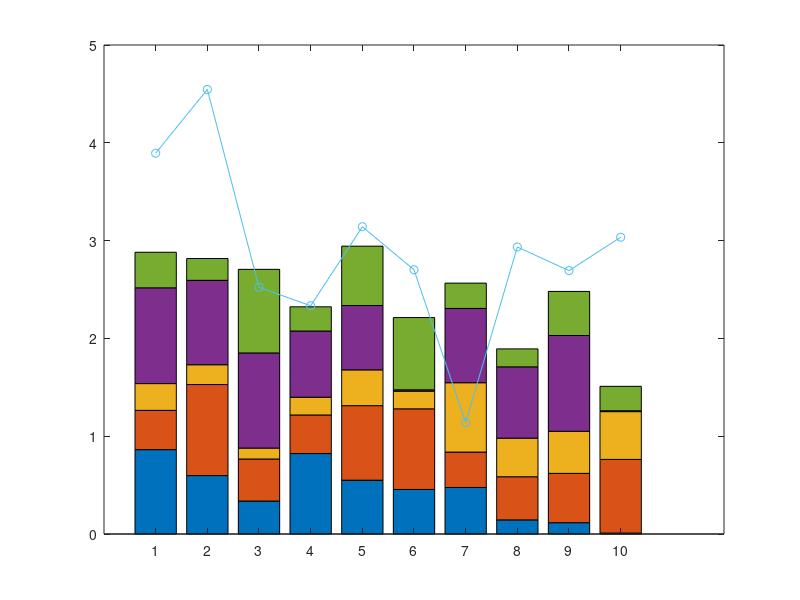

MATLAB code for this plot: (Note: this script raises an error after producing the figure.)
clc
b=[1;2;3;4;5;6;6];

%solve the following simultaneously
%x+y=1 and 2x-5y=9
A=[1 1; 2 -5];
B=[1;9];
%this will be solved using the left division operator
C=A\B;


%POLYNOMIALS
%Polynomials are functions that are built by simply adding together or
%subtracting some power functions. The coefficients of a polynomial are
%entered as a roww vector beginning with the highest power and including
%the ones that are close to zero

%Create a row vector for the following function: y = 2x4 + 3x3 + 5x2 + x + 10

p2=[2 3 5 1 0];

%Create a row vector for the following function: y = 3x4 + 4x2 − 5 

p1=[3 0 4 0 -5];

% The polyval Function
%We can evaluate a polynomial p for a given value of x using the syntax
%polyval(p, x) where p contains the coefficients of polynomial and x is the
%given number

%Evaluate f(x) at 5. f(x)=3x2+2x+1
p3=[3 2 1];
x=5;
polyval(p3,x);

%The roots Function
%In matlab the roots function is used to find the roots easily
%Find the roots for the following: 0.6x2+0.3x-0.9=0
p4=[0.6 0.3 -0.9];
r1=roots(p4);



e1=6*7+4^2-2^4;
e2=(3^2+2^3)/(4^5-5^4) + (64^0.5-5^2)/(4^5+5^6+7^8);
e3=log10(10^2)+10^5;
e4=exp(2)+2^3-log(exp(2));
e5=sin(2*pi)+cos(pi/4);
e6=tan(pi/3)+cos(270*pi/180)+sin(270*pi/180)+cos(pi/3);
p7=[2 4; 1 5];
m7=[1;2];
v7=p7\m7;
y8=polyval([4 0 3  -1 0], 5);

 %% 
 
x=(-pi:.1:pi);
y=sin(x);
plot(x,y);
title('Graph of y=sin(x)');
xlabel('X');
ylabel('sin(x)');
grid on;

%% 

x = 0:.2:12;
Y = [besselj(1,x); besselj(2,x); besselj(3,x)];
plot(x,Y);
legend('First','Second','Third','Location','NorthEastOutside')
b = bar(rand(10,5),'stacked'); 
hold on
ln = plot(1:10,5*rand(10,1),'-o');
hold off
legend([b,ln],'Carrots','Peas','Peppers','Green Beans',...
 'Cucumbers','Eggplant');
 %% SUPERIMPOSED PLOTS

 %This script generates sin(x) and cos(x) plot on the same graph
 %initialization of variables
 x=[-pi:.1:pi]; %creates a row vector from -pi to +pi with increments of 0.1
 y0=sin(x); %calculates sine value for each x
 y1=cos(x); %calculate cosine value for each x

plot(x, y0, x, y1); %plot sin(x) and cos(x) on the same graph
title('Graph of sin(x) and cos(x)'); %title of the graph
xlabel('x'); %label of x axis
ylabel('sin(x), cos(x)'); %label of y axis
legend('sin(x)', 'cos(x)', 'Location', 'best'); %inserts legend in the same order as y0 and y1
grid on; %turns graph grid on
%% MULTIPLE PLOTS IN A FIGURE

%Multiple plots in a figure can be generated with subplot in the command
%time however the built-in plot tools can be used.
close all
%this script will generate sin(x) and cos(x) variables
X1=[-2*pi:.1:2*pi]; %creates a row vector from -2*pi to 2*pi with increments of 0.1
Y1=sin(X1); %calculates sine value for each x
Y2=cos(X1); %claculates cosine value for each x
Y3=Y1+Y2; %calculate sin(x)+cos(x)
Y4=Y1-Y2; %calculates sin(x)-cos(x)
plot(X1, Y1, X1, Y2, X1, Y3, X1, Y4)
grid on